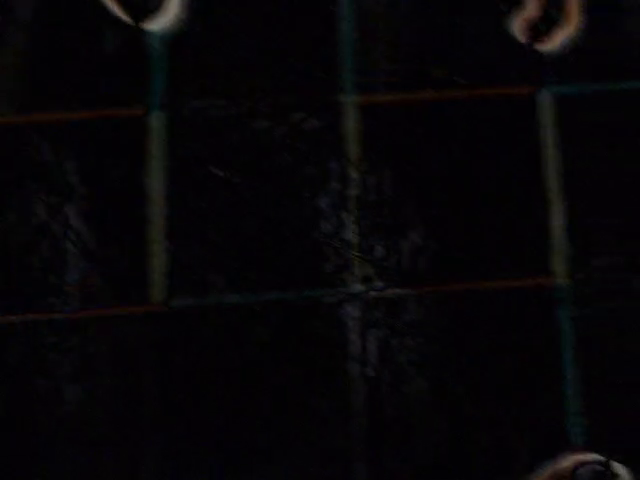
//> input picture frame 16 of OpenCV Tests/FindDiffRecord/test.avi, 640 x 480 px, given in place of the camera
$ ./FindDiffRecord 3   (built with g++ and OpenCV 4)
//> lines starting //> are read from the running program, lines starting //| are printed output that depends on the picture
/******************************************************************************
 * FindDiffRecord.cpp
 *
 * Take one picture without and one with a laser to find the laser point.
 * Record to a file
 *
 * http://opencv-srf.blogspot.com/2011/11/mouse-events.html
 ******************************************************************************/

#include <cv.hpp>
#include <highgui.h>
#include "opencv2/imgproc/imgproc.hpp"
#include <iostream>
#include <ctime>

using namespace cv;
using namespace std;

// Global Variables
string source_window = "Laser Dot Difference";
VideoCapture cap;
string filename = "test.avi";


int main(int argc, char** argv)
{
  if(argc < 2)
  {
    cout << "Not enough arguments.  Usage: ./FindDiff <video source>" << endl;
    return -1;
  }

  // open the video file for reading
  int videosource;
  sscanf(argv[1], "%d", &videosource);

  cap.open(videosource);

  if ( !cap.isOpened() )  // if not success, exit program
  {
    cout << "Cannot open the video file" << endl;
    return -1;
  }

  // Set capture camera properties to maximum (8 MP)
  //cap.set(CV_CAP_PROP_FRAME_WIDTH,1280);
  //cap.set(CV_CAP_PROP_FRAME_HEIGHT,720);
  cap.set(CV_CAP_PROP_FRAME_WIDTH,640);
  cap.set(CV_CAP_PROP_FRAME_HEIGHT,480);

  cout << "Preparing to take pictures." << endl;

  /// Create a window
  namedWindow( source_window, CV_WINDOW_AUTOSIZE );

  // Create remapping matrices
  int width  = cap.get(CV_CAP_PROP_FRAME_WIDTH);
  int height = cap.get(CV_CAP_PROP_FRAME_HEIGHT);
  int ex = static_cast<int>(cap.get(CV_CAP_PROP_FOURCC));

  // Initialize file writing stuff
  VideoWriter outputVideo;
  Size S = Size( width, height);
  int openattempts = 0;
  while(!outputVideo.isOpened() && openattempts<10)
  {
    outputVideo.open(filename, ex, cap.get(CV_CAP_PROP_FPS), S, true);
    openattempts++;
  }
  if(!outputVideo.isOpened())
  {
    cout << "Failed to open output video file, " << filename << endl;
    return -1;
  }

  //cap.set(CV_CAP_PROP_POS_MSEC, 300); //start the video at 300ms

  double fps = cap.get(CV_CAP_PROP_FPS); //get the frames per seconds of the video

  // Wait for escape key to be pressed.
  int key = 0;
  while(key != 27)
  {
    Mat src1, src2, diff;
    cout << "Picture!" << endl;
    cap.read(src1);
//> src1 is the input picture: 480 rows x 640 cols, CV_8UC3; mean B, G, R 6.8, 4.6, 6.2
    cap.read(src2);
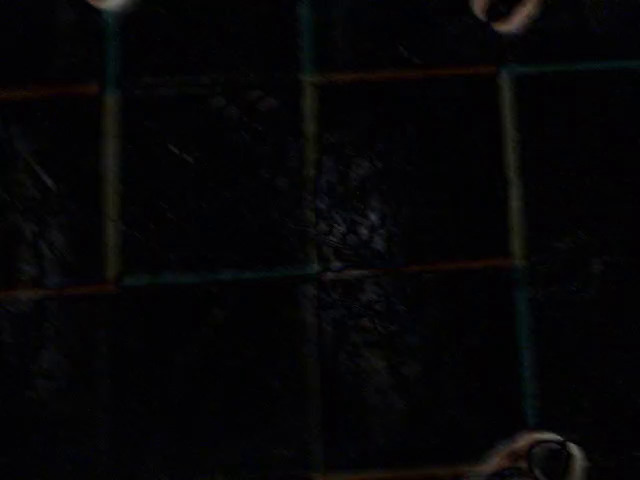
//> input picture frame 17 of OpenCV Tests/FindDiffRecord/test.avi, 640 x 480 px, given in place of the camera
//> src2 is the input picture: 480 rows x 640 cols, CV_8UC3; mean B, G, R 6.1, 4.5, 5.3
    absdiff(src1, src2, diff);
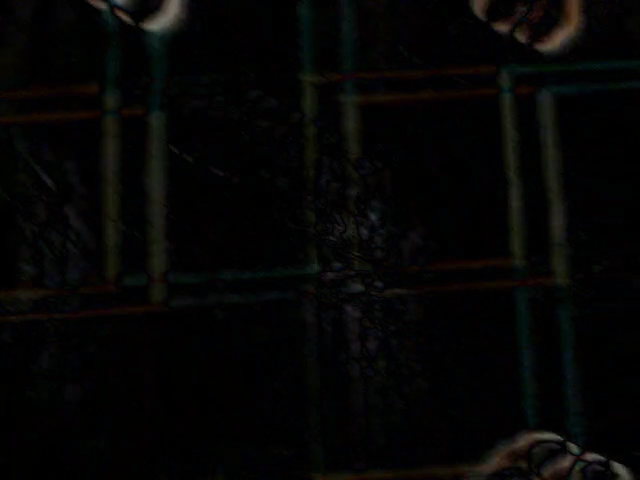
//> diff: 480 rows x 640 cols, CV_8UC3; mean B, G, R 4.4, 5, 5
    imshow( source_window, diff );

    outputVideo.write(diff);
    key = waitKey(1);
//> the Esc key is pressed
  }

  // Display results
  cout << "Okay, bye!" << endl;

}

$ run again, starting later in the video
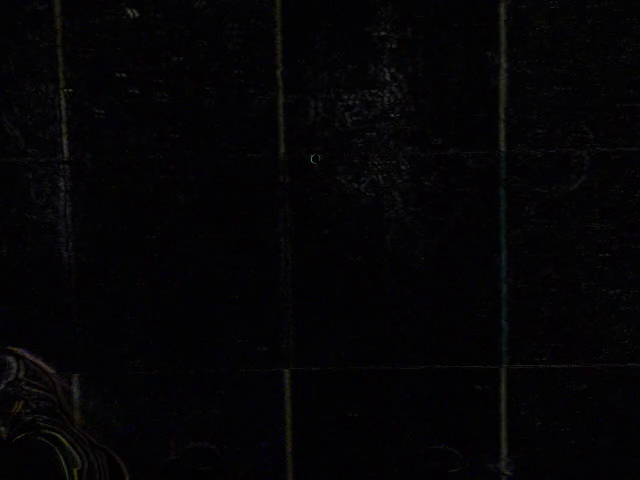
//> input picture frame 74 of OpenCV Tests/FindDiffRecord/test.avi, 640 x 480 px, given in place of the camera
//> src1 is the input picture: 480 rows x 640 cols, CV_8UC3; mean B, G, R 5.6, 3.4, 4.5
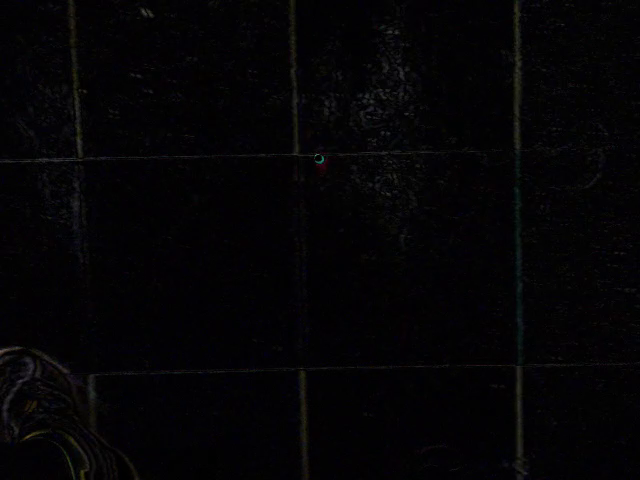
//> input picture frame 75 of OpenCV Tests/FindDiffRecord/test.avi, 640 x 480 px, given in place of the camera
//> src2 is the input picture: 480 rows x 640 cols, CV_8UC3; mean B, G, R 5.2, 3.5, 4.2

$ run again, starting later in the video
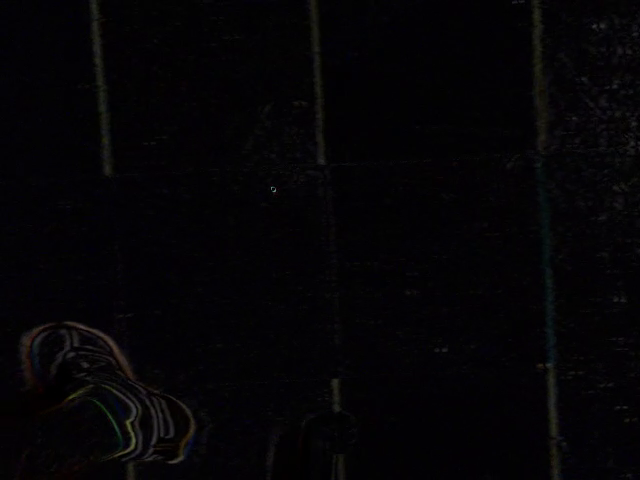
//> input picture frame 132 of OpenCV Tests/FindDiffRecord/test.avi, 640 x 480 px, given in place of the camera
//> src1 is the input picture: 480 rows x 640 cols, CV_8UC3; mean B, G, R 5.6, 3.5, 4.5
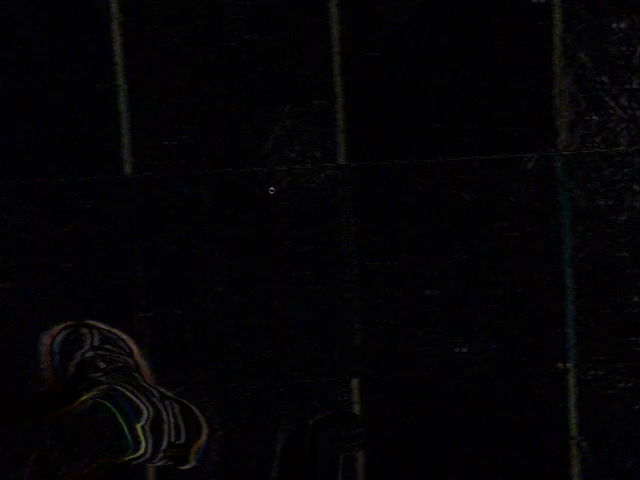
//> input picture frame 133 of OpenCV Tests/FindDiffRecord/test.avi, 640 x 480 px, given in place of the camera
//> src2 is the input picture: 480 rows x 640 cols, CV_8UC3; mean B, G, R 4.9, 3.2, 4
